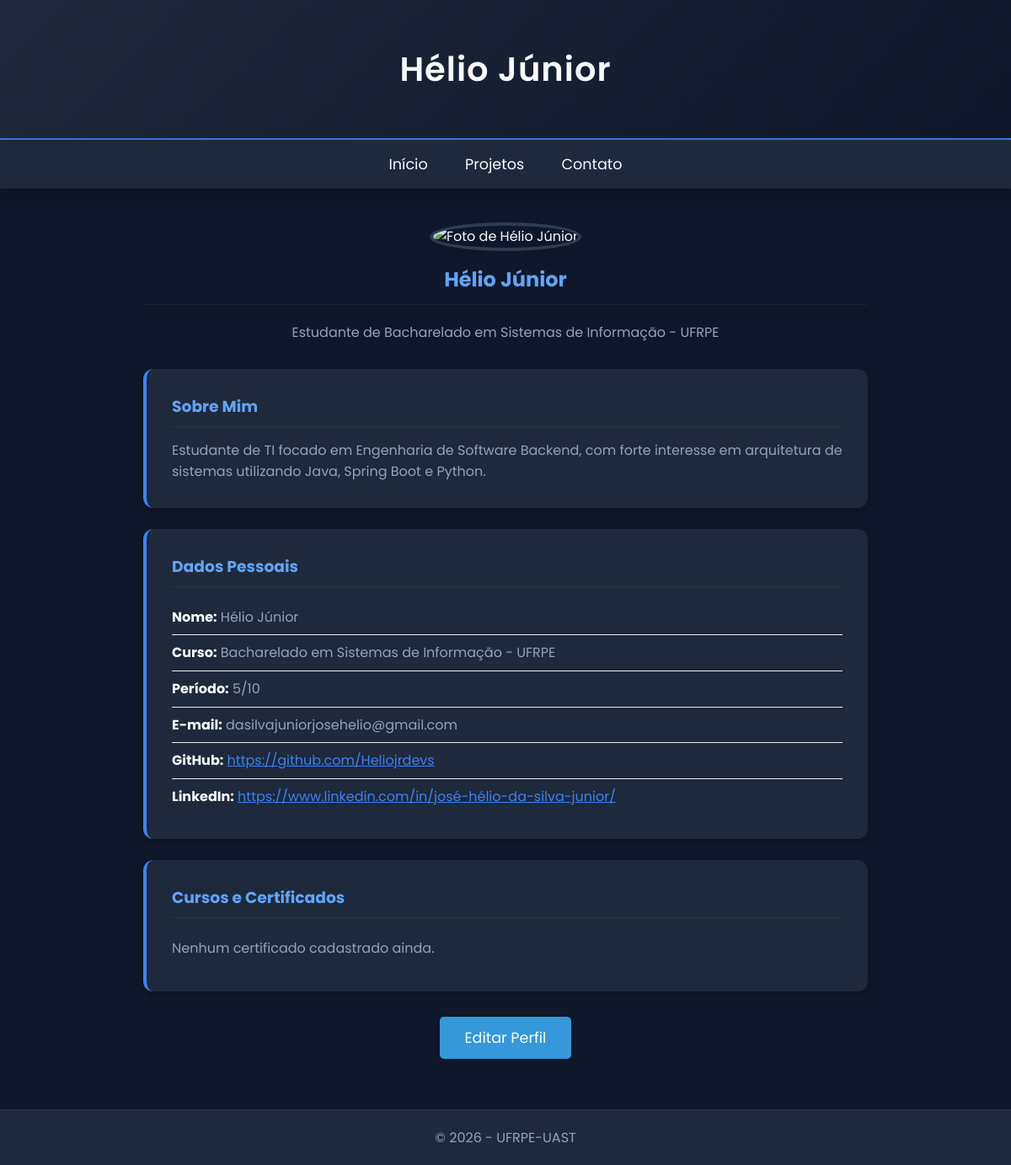
/portfolio/, run on an earlier commit of the app's database.
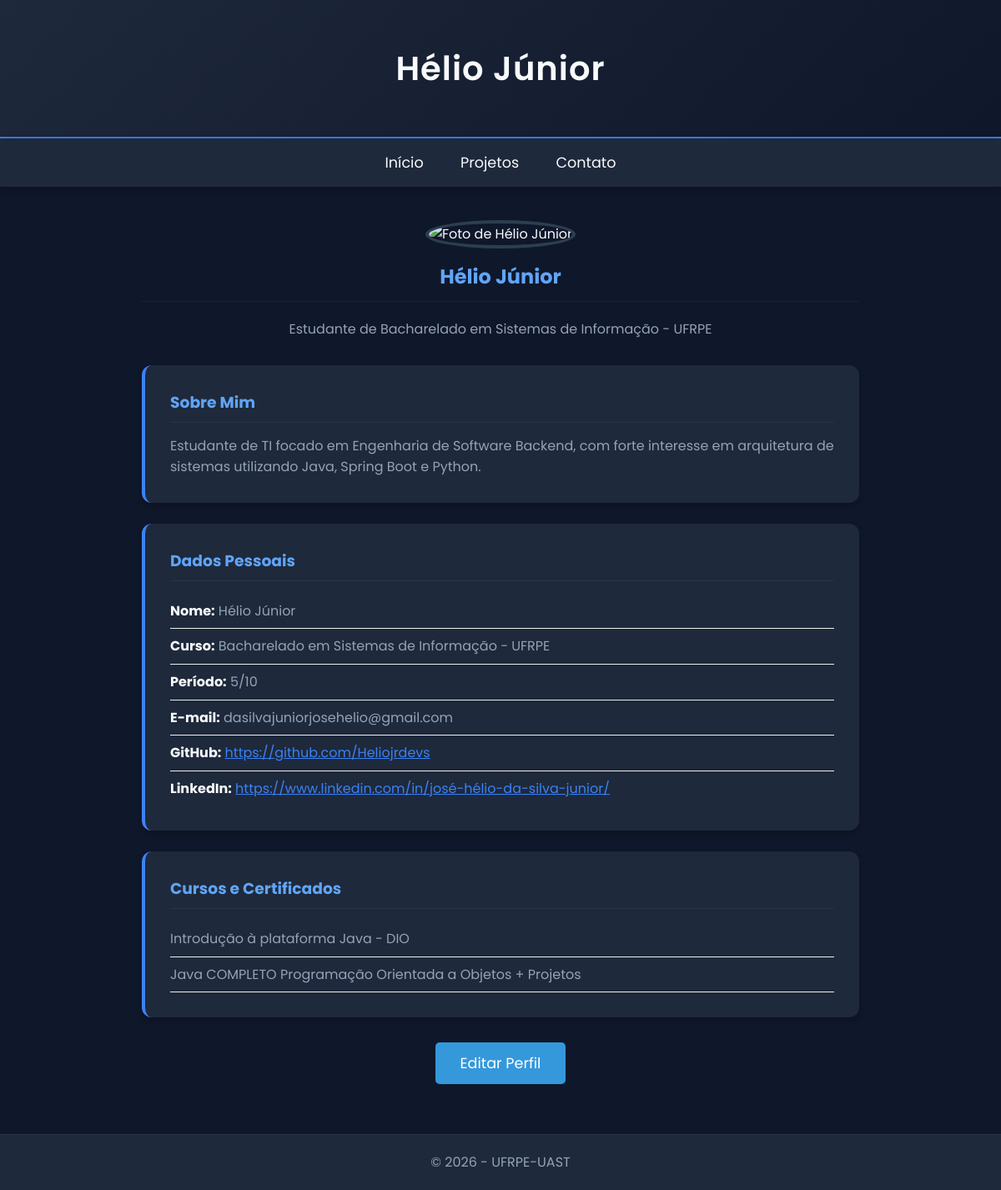
And on a later commit of the database.
### portfolio/models.py (models this page shows, shortened)
class Certificado(models.Model):
    descricao = models.CharField(max_length=255)

### portfolio/views.py (the view)
# urls.py: path('', views.home, name='home'),
def home(request):
    pessoal = Pessoal.objects.first()
    certificados = Certificado.objects.all()
    return render(request, 'portfolio/home.html', {'pessoal': pessoal, 'certificados': certificados})

### portfolio/templates/portfolio/home.html (shortened to what this page needs)
{% extends "core/base.html" %}
{% block header_title %}{% if pessoal %}{{ pessoal.nome }}{% else %}Bem-vindo{% endif %}{% endblock %}
{% block content %}
{% if pessoal %}
<div class="perfil" style="text-align: center; margin-bottom: 30px;">
    <img src="{{ pessoal.url_imagem }}" alt="Foto de {{ pessoal.nome }}" style="width: 180px; height: 180px; border-radius: 50%; object-fit: cover; border: 4px solid #2c3e50; margin-bottom: 15px;">
    <h2>{{ pessoal.nome }}</h2>
    <p style="color: #666;">Estudante de {{ pessoal.curso }}</p>
</div>
<div class="secao" style="background: white; padding: 25px; margin-bottom: 20px; border-radius: 8px; box-shadow: 0 2px 4px rgba(0,0,0,0.1);">
    <h3 style="color: #2c3e50; margin-bottom: 15px; border-bottom: 2px solid #3498db; padding-bottom: 8px;">Sobre Mim</h3>
    <p>{{ pessoal.descricao }}</p>
</div>
<div class="secao" style="background: white; padding: 25px; margin-bottom: 20px; border-radius: 8px; box-shadow: 0 2px 4px rgba(0,0,0,0.1);">
    <h3 style="color: #2c3e50; margin-bottom: 15px; border-bottom: 2px solid #3498db; padding-bottom: 8px;">Dados Pessoais</h3>
    <ul style="list-style: none; padding: 0;">
        <li style="padding: 8px 0; border-bottom: 1px solid #eee;"><strong>Nome:</strong> {{ pessoal.nome }}</li>
        <li style="padding: 8px 0; border-bottom: 1px solid #eee;"><strong>Curso:</strong> {{ pessoal.curso }}</li>
        <li style="padding: 8px 0; border-bottom: 1px solid #eee;"><strong>Período:</strong> {{ pessoal.periodo }}</li>
        <li style="padding: 8px 0; border-bottom: 1px solid #eee;"><strong>E-mail:</strong> {{ pessoal.email }}</li>
        <li style="padding: 8px 0; border-bottom: 1px solid #eee;"><strong>GitHub:</strong> <a href="{{ pessoal.git }}" target="_blank">{{ pessoal.git }}</a></li>
        <li style="padding: 8px 0;"><strong>LinkedIn:</strong> <a href="{{ pessoal.linked }}" target="_blank">{{ pessoal.linked }}</a></li>
    </ul>
</div>
{% else %}
<p style="text-align: center;">Nenhum dado pessoal cadastrado. Vá ao painel Admin (/admin) e adicione seus dados no modelo Pessoal.</p>
{% endif %}
<div class="secao" style="background: white; padding: 25px; margin-bottom: 20px; border-radius: 8px; box-shadow: 0 2px 4px rgba(0,0,0,0.1);">
    <h3 style="color: #2c3e50; margin-bottom: 15px; border-bottom: 2px solid #3498db; padding-bottom: 8px;">Cursos e Certificados</h3>
    <ul style="list-style: none; padding: 0;">
        {% for cert in certificados %}
            <li style="padding: 8px 0; border-bottom: 1px solid #eee;">{{ cert.descricao }}</li>
        {% empty %}
            <li style="padding: 8px 0;">Nenhum certificado cadastrado ainda.</li>
        {% endfor %}
    </ul>
</div>
<div style="text-align: center; margin: 30px 0;">
    <button id="btn-editar" style="
        background-color: #3498db;
        color: white;
        border: none;
        padding: 12px 30px;
        font-size: 1.1em;
        border-radius: 5px;
        cursor: pointer;
    ">Editar Perfil</button>
</div>
{% endblock %}

What changed in the data, as far as the page shows it:
added Certificado: descricao "Introdução à plataforma Java - DIO"
added Certificado: descricao "Java COMPLETO Programação Orientada a Objetos + Projetos"
Also different on the page:
text no longer shown: "Nenhum certificado cadastrado ainda."
